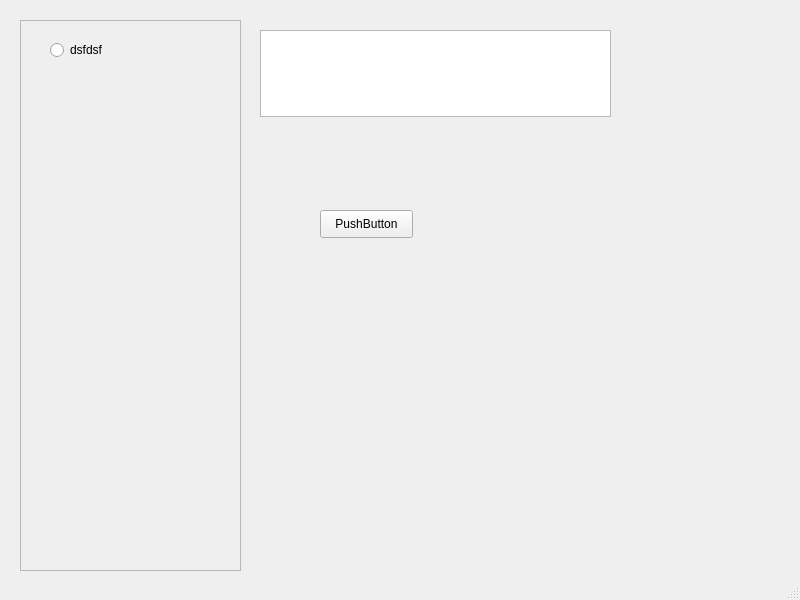
<?xml version="1.0" encoding="UTF-8"?>
<ui version="4.0">
 <class>MainWindow</class>
 <widget class="QMainWindow" name="MainWindow">
  <property name="geometry">
   <rect>
    <x>0</x>
    <y>0</y>
    <width>800</width>
    <height>600</height>
   </rect>
  </property>
  <property name="windowTitle">
   <string>MainWindow</string>
  </property>
  <widget class="QWidget" name="centralwidget">
   <widget class="QFrame" name="frame">
    <property name="geometry">
     <rect>
      <x>20</x>
      <y>20</y>
      <width>221</width>
      <height>551</height>
     </rect>
    </property>
    <property name="frameShape">
     <enum>QFrame::StyledPanel</enum>
    </property>
    <property name="frameShadow">
     <enum>QFrame::Raised</enum>
    </property>
    <widget class="QRadioButton" name="tanlagich">
     <property name="geometry">
      <rect>
       <x>30</x>
       <y>20</y>
       <width>95</width>
       <height>20</height>
      </rect>
     </property>
     <property name="text">
      <string>dsfdsf</string>
     </property>
     <property name="checked">
      <bool>false</bool>
     </property>
     <property name="autoRepeat">
      <bool>false</bool>
     </property>
    </widget>
   </widget>
   <widget class="QTextEdit" name="textEdit">
    <property name="geometry">
     <rect>
      <x>260</x>
      <y>30</y>
      <width>351</width>
      <height>87</height>
     </rect>
    </property>
    <property name="styleSheet">
     <string notr="true">border-color: rgb(218, 255, 30);
font: 28pt &quot;MS Shell Dlg 2&quot;;</string>
    </property>
   </widget>
   <widget class="QPushButton" name="pushButton">
    <property name="geometry">
     <rect>
      <x>320</x>
      <y>210</y>
      <width>93</width>
      <height>28</height>
     </rect>
    </property>
    <property name="text">
     <string>PushButton</string>
    </property>
   </widget>
  </widget>
  <widget class="QMenuBar" name="menubar">
   <property name="geometry">
    <rect>
     <x>0</x>
     <y>0</y>
     <width>800</width>
     <height>26</height>
    </rect>
   </property>
  </widget>
  <widget class="QStatusBar" name="statusbar"/>
 </widget>
 <resources/>
 <connections/>
</ui>
